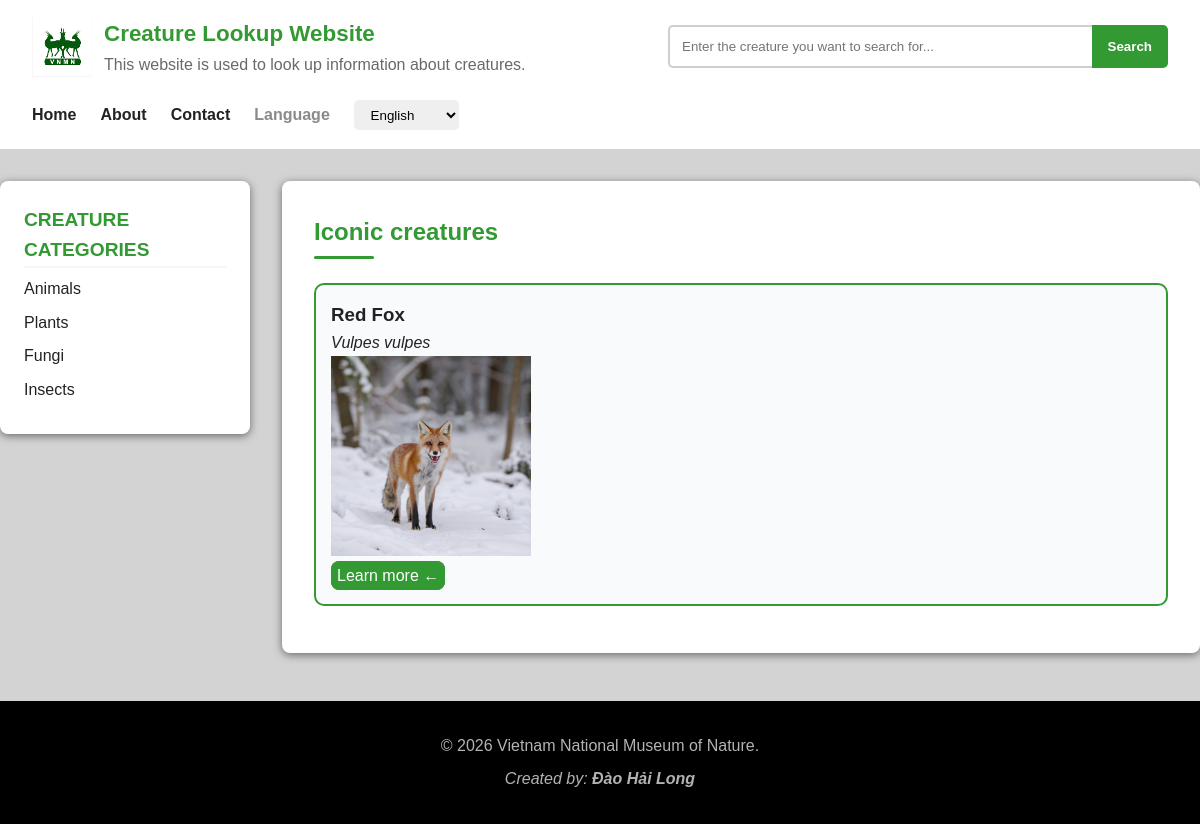
The app's page /en, older data.
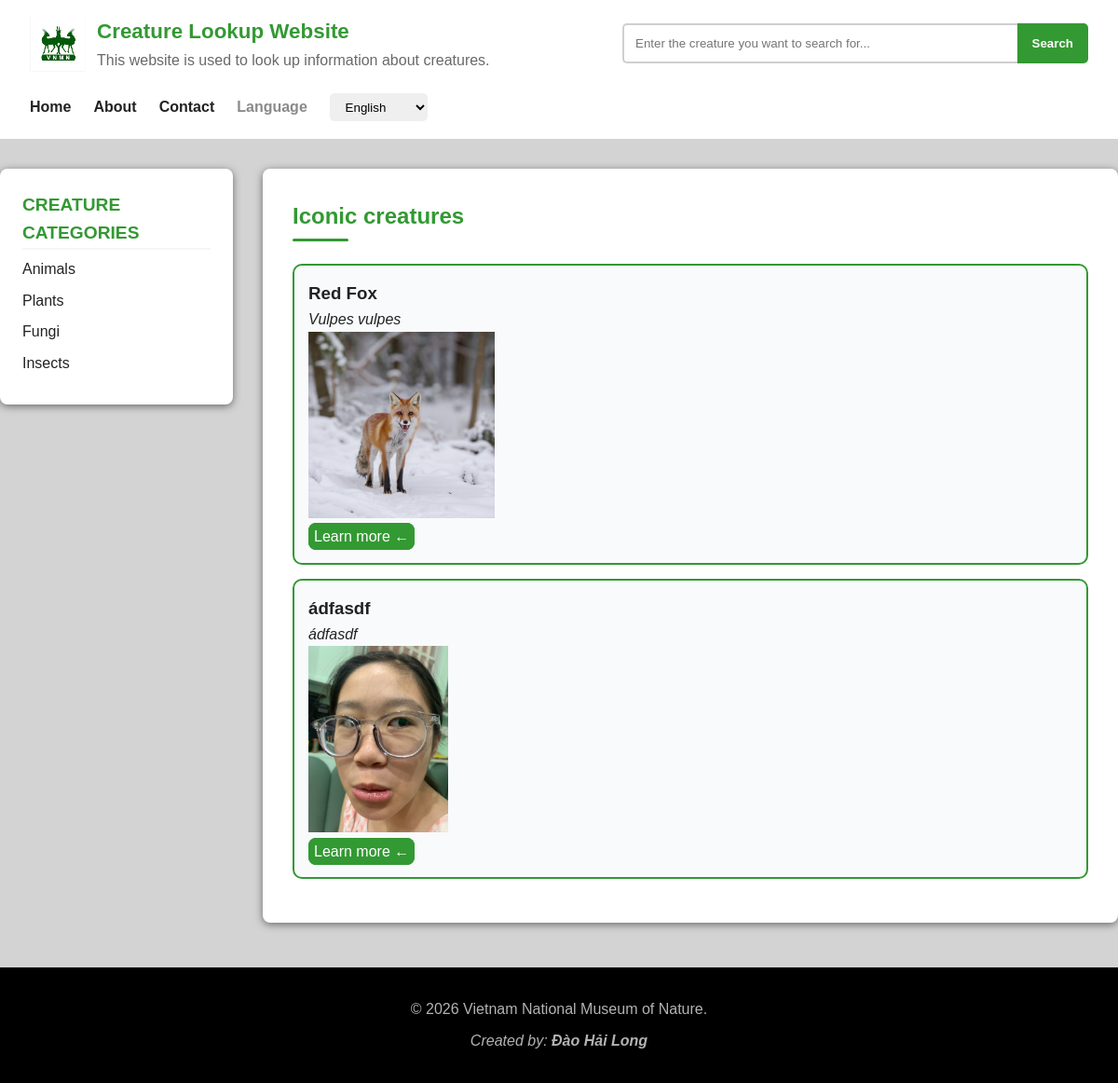
The same page, newer data.
### tables this page shows
CREATE TABLE images (
    id INTEGER PRIMARY KEY AUTOINCREMENT,
    creature_id INTEGER NOT NULL,
    photo TEXT NOT NULL,
    author VARCHAR(255) NOT NULL,
    license VARCHAR(255) NOT NULL,
    source VARCHAR(255) NOT NULL,
    alt_text TEXT NOT NULL,
    alt_text_en TEXT NOT NULL,

    FOREIGN KEY (creature_id) REFERENCES creatures(id)
);

CREATE TABLE translations (
id INTEGER PRIMARY KEY AUTOINCREMENT,
creature_id INTEGER NOT NULL,
language VARCHAR(2) NOT NULL,
species VARCHAR(255) NOT NULL,
quick_summary TEXT NOT NULL,

FOREIGN KEY (creature_id) REFERENCES creatures(id),
UNIQUE (creature_id, language)
);

CREATE TABLE creatures (
    id INTEGER PRIMARY KEY AUTOINCREMENT,
    category VARCHAR(50) NOT NULL,
    era VARCHAR(50) NOT NULL,
    scientific_name VARCHAR(255) NOT NULL UNIQUE,
    taxonomic_domain VARCHAR(255) NOT NULL,
    taxonomic_kingdom VARCHAR(255) NOT NULL,
    taxonomic_phylum VARCHAR(255) NOT NULL,
    taxonomic_class VARCHAR(255) NOT NULL,
    taxonomic_order VARCHAR(255) NOT NULL,
    taxonomic_family VARCHAR(255) NOT NULL,
    taxonomic_genus VARCHAR(255) NOT NULL
);

### app.py (the view)
@app.route("/en")
def index_en():
    db = get_db()
    creatures = db.execute("""SELECT creatures.id, translations.species, creatures.scientific_name, images.photo, images.alt_text
                                FROM creatures
                                JOIN translations ON translations.creature_id = creatures.id
                                JOIN images ON images.creature_id = creatures.id
                                WHERE translations.language = 'en'
                                ORDER BY RANDOM() LIMIT 10""").fetchall()
    return render_template("en/index-en.html", creatures=creatures, language="en")

### app.py (called while the page is built)
def get_db():
    db = getattr(g, "_database", None)
    if db == None:
        db = g._database = sqlite3.connect("animals.db")
        db.row_factory = sqlite3.Row
    return db

@app.teardown_appcontext
def close_connection(exception):
    db = getattr(g, "_database", None)
    if db != None:
        db.close()

### templates/en/index-en.html (shortened to what this page needs)
{% extends 'en/layout2.html' %}
{% block main %}
    <section class="main-content">
        <h2>Iconic creatures</h2>
        {% for creature in creatures %}
            <div class="animals">
                <h3>{{ creature["species"] }}</h3>
                <p><i>{{ creature["scientific_name"] }}</i></p>
                <img src="{{ url_for('static', filename=creature['photo']) }}" alt="{{ creature['alt_text_en'] }}" /><br />
                <a href="{{ url_for('creature_info_en', creature_id=creature['id']) }}">Learn more ←</a>
            </div>
        {% endfor %}
    </section>
{% endblock %}

Row changes from the older to the newer data that the page shows:
added images: species "ádfasdf", scientific_name "ádfasdf", photo (picture)
